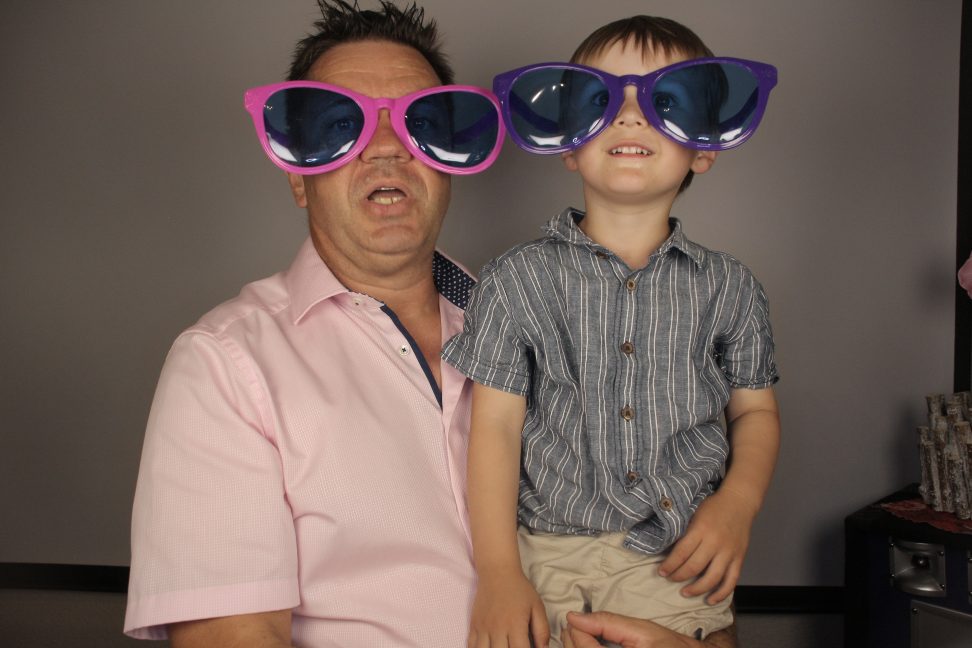
#> input picture cvml/test.JPG, 3888 x 2592 px, found by its file name (shown at 1/4 size)
$ jupyter execute --allow-errors fotobox_cvml.ipynb   (shell and % lines are left out)
#> lines starting #> are read from the running program, lines starting #| are printed output that depends on the picture; long printed decimals are rounded
<a href="https://colab.research.google.com/github/mgoetze06/fotobooth/blob/main/fotobox_cvml.ipynb" target="_parent"></a>

[cell 1]
import cv2
from skimage import io
import numpy as np
import matplotlib.pyplot as plt

[cell 2]
#face_cas = cv2.CascadeClassifier('../env/lib/python3.10/site-packages/cv2/data/haarcascade_frontalface_alt2.xml')
face_cas = cv2.CascadeClassifier(cv2.data.haarcascades + 'haarcascade_frontalface_default.xml')

[cell 3]
#cap = cv2.VideoCapture(0)
#img = cv2.imread('/content/drive/MyDrive/test.JPG', cv2.IMREAD_GRAYSCALE)
org_img = cv2.imread('/content/drive/MyDrive/test.JPG')
#> org_img is the input picture: shape (2592, 3888, 3); mean B, G, R 89.4, 96.4, 113.9
h_org,w_org,temp = org_img.shape
#> h_org = 2592; w_org = 3888; temp = 3
print(org_img.shape)
#| (2592, 3888, 3)
reduce_factor = 4
img = cv2.resize(org_img, (int(w_org/reduce_factor), int(h_org/reduce_factor)))
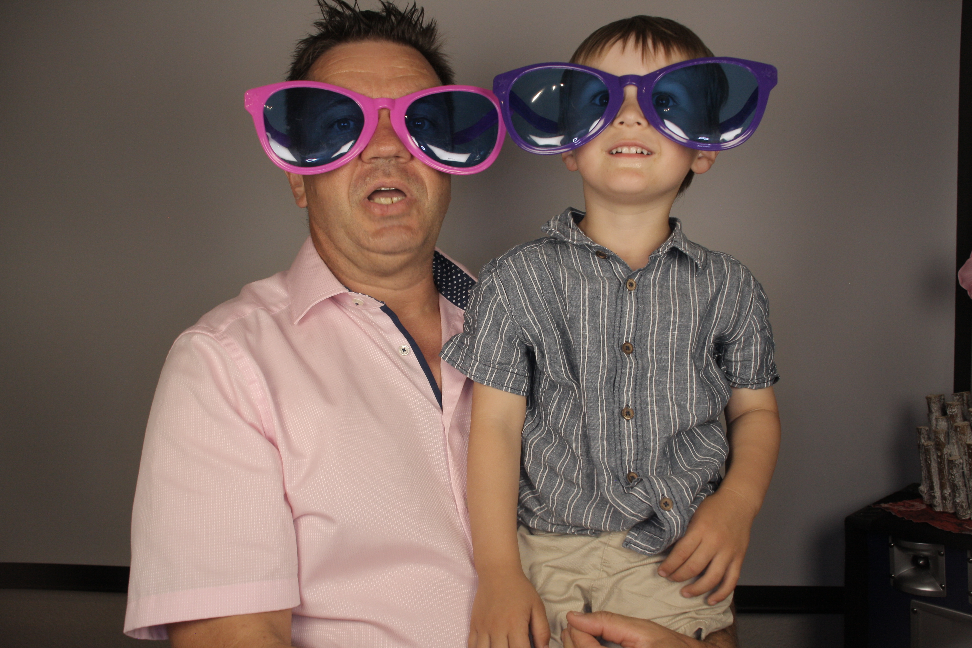
#> img: shape (648, 972, 3); mean B, G, R 89.5, 96.5, 114
img = cv2.GaussianBlur(img, (5,5), 0)
#img = cv2.imread('/path_to_image/opencv-logo.png', 0)
#cv2.imshow('image',img) not available in jupyter
#plt.imshow(img, cmap='gray')
plt.figure(figsize=(6, 4), dpi=150)
plt.imshow(img)
print(img.shape)
#| (648, 972, 3)

[cell 4]
#success, img = cap.read()
im_gray = cv2.cvtColor(img,cv2.COLOR_BGR2GRAY)
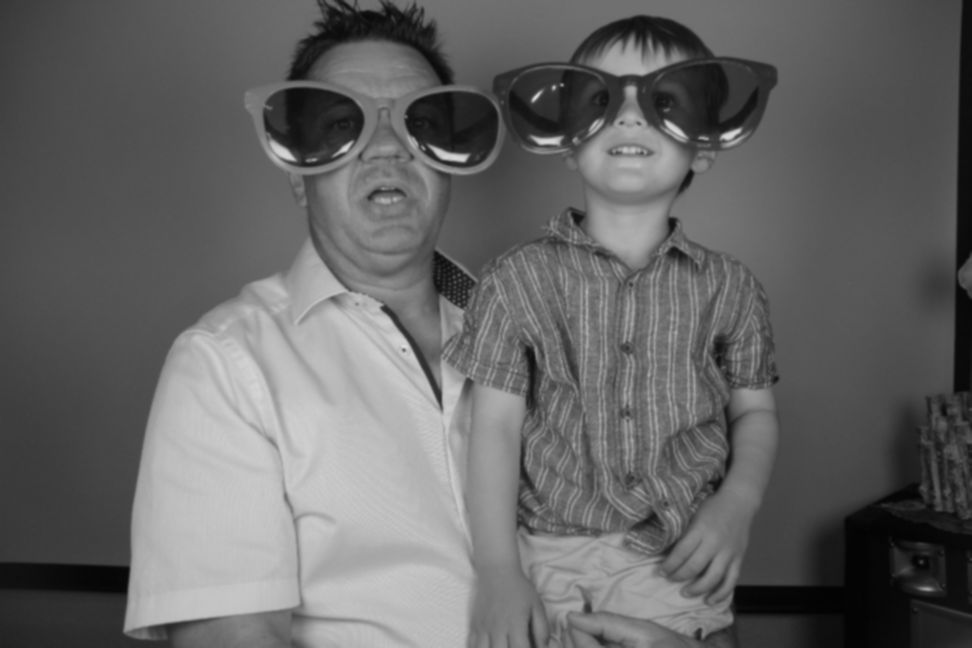
#> im_gray: shape (648, 972); min 2, max 223, mean 100.9
#face_boxes = face_cas.detectMultiScale(im_gray, scaleFactor=1.05, minNeighbors=9)
#face_boxes,rejectLevels, levelWeights = face_cas.detectMultiScale3(im_gray, scaleFactor=1.05, minNeighbors=9, outputRejectLevels=True)
#face_boxes,rejectLevels, levelWeights = face_cas.detectMultiScale3(im_gray, scaleFactor=1.2, minNeighbors=9, outputRejectLevels=True)
face_boxes,rejectLevels, levelWeights = face_cas.detectMultiScale3(im_gray, scaleFactor=1.2, minNeighbors=12, outputRejectLevels=True)
#> face_boxes = (); rejectLevels = (); levelWeights = ()
print(face_boxes)
print(rejectLevels)
print(levelWeights)

[cell 5]
i = 0
for (x, y, w, h) in face_boxes:
  cv2.rectangle(img, (x, y), (x + w, y + h), (0, 255, 0), 5)
  #cv2.rectangle(org_img,(int(x*reduce_factor), int(y*reduce_factor)),(int(x*reduce_factor + w*reduce_factor), int(y*reduce_factor + h*reduce_factor)), (0, 255, 0), 5)
  cv2.putText(img,str(levelWeights[i][0]),(x,y),2,1,(255,255,255),2,cv2.LINE_AA)
  i = i + 1
#> this loop made 0 passes
#> after the loop, i = 0
plt.figure(figsize=(12, 10), dpi=150)
plt.imshow(img, cmap='gray')
cv2.imwrite("face_detected.jpg", img)
#> Out = True


# [4 lines of commented-out code are left out]

$ run again, with cvml/collage.jpg copied over cvml/test.JPG
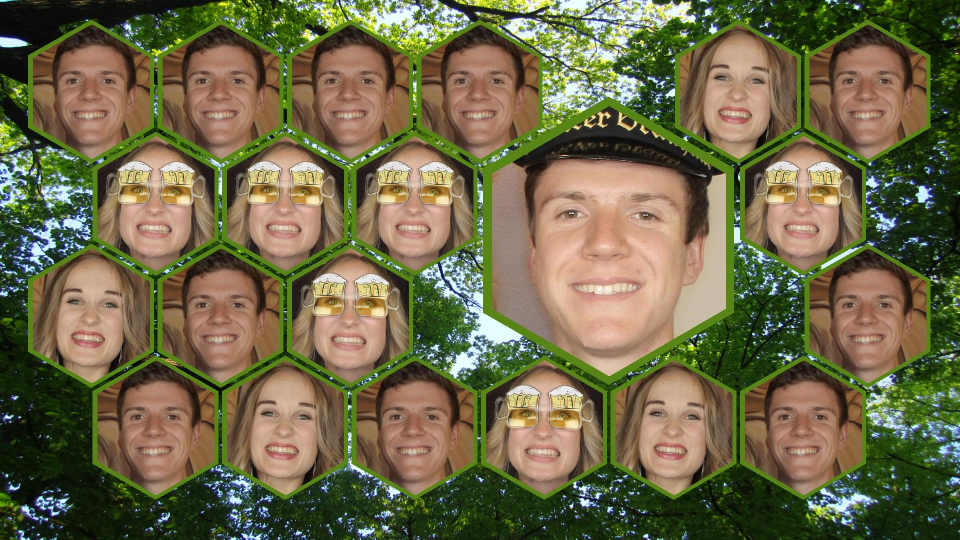
#> input picture cvml/collage.jpg, 1920 x 1080 px, found by its file name (shown at 1/2 size)
#> org_img is the input picture: shape (1080, 1920, 3); mean B, G, R 71.7, 104.1, 109.7
#| (1080, 1920, 3)
#> `img = cv2.GaussianBlur(img, (5,5), 0)`:
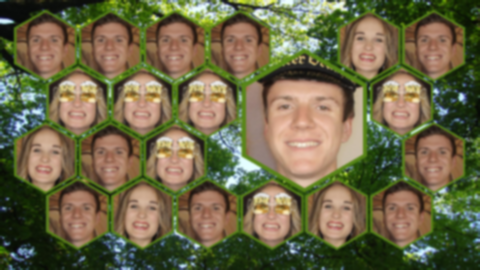
#> img: shape (270, 480, 3); mean B, G, R 71.8, 104.2, 109.8
#| (270, 480, 3)
#> `im_gray = cv2.cvtColor(img,cv2.COLOR_BGR2GRAY)`:
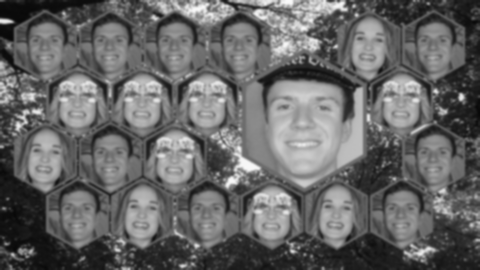
#> im_gray: shape (270, 480); min 8, max 249, mean 102.2
#> face_boxes = 21 rows, first 6: [87, 22, 47, 47], [217, 22, 48, 48], [22, 23, 47, 47], [152, 23, 47, 47], [343, 20, 51, 51], [410, 22, 48, 48]; rejectLevels = 21 values from 25 to 25; levelWeights = 21 values, max 8.86 at index 6, min 3.54 at index 15, mean 7.18
#> (printed output is left out)
#| [25 25 25 25 25 25 25 25 25 25 25 25 25 25 25 25 25 25 25 25 25]
#| [8.693 6.806   8.500 8.324 7.487 8.454
#|  8.858 7.254   8.351 7.900 8.653 6.502
#|  7.096 7.409 7.584 3.544 5.553 4.842
#|  4.814 6.318 7.913]
#> `x, y, w_box, h_box = face_boxes[0]*reduce_factor`: x = 348; y = 88; w_box = 188
#| 348 88 188 188
#> `x = x - crop_border`: x = 258
#> `y = y - crop_border`: y = -2
#> `w_box = w_box + 2*crop_border`: w_box = 368
#| 258 -2 368 368
#> cropped_img = empty array

$ run again, with cvml/face0.jpg copied over cvml/test.JPG
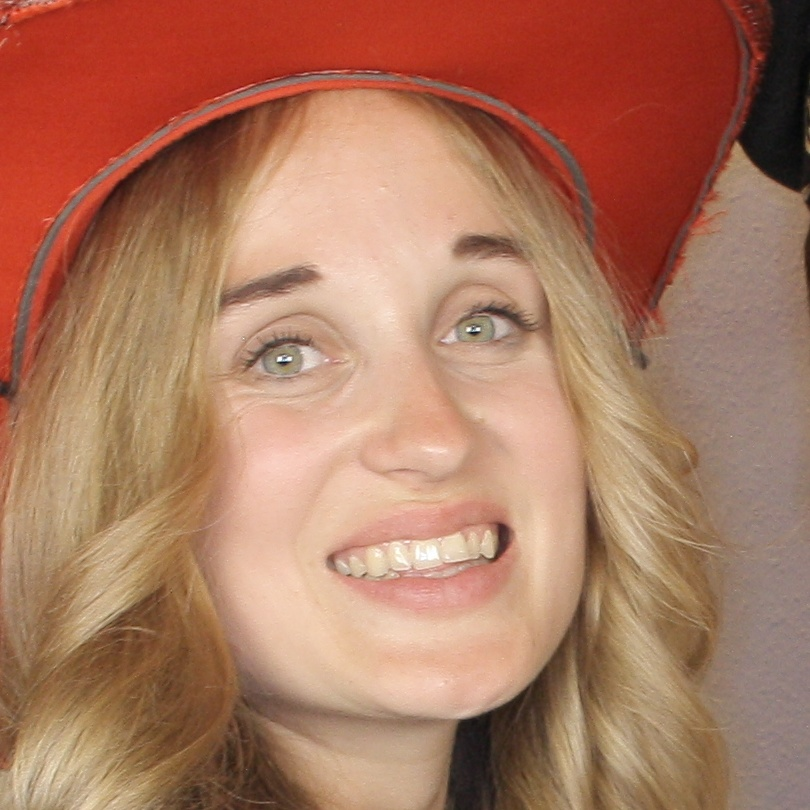
#> input picture cvml/face0.jpg, 810 x 810 px, found by its file name
#> org_img is the input picture: shape (810, 810, 3); mean B, G, R 96.1, 120.3, 171.6
#| (810, 810, 3)
#| (202, 202, 3)
#> `im_gray = cv2.cvtColor(img,cv2.COLOR_BGR2GRAY)`:
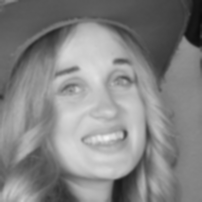
#> im_gray: shape (202, 202); min 11, max 242, mean 132.8
#> face_boxes = [[33, 33, 137, 137]]; rejectLevels = [25]; levelWeights = [8.82]
#| [[ 33  33 137 137]]
#| [25]
#| [8.817]
#> `x, y, w_box, h_box = face_boxes[0]*reduce_factor`: x = 132; w_box = 548
#| 132 132 548 548
#> `x = x - crop_border`: x = 65
#> `w_box = w_box + 2*crop_border`: w_box = 682
#| 65 65 682 682
#> `cropped_img = org_img[y:y+h_box, x:x+w_box]`:
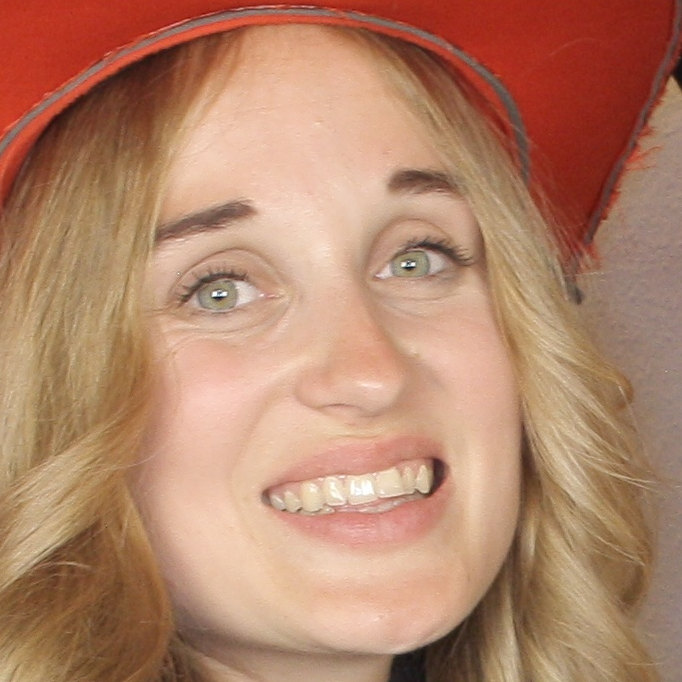
#> cropped_img: shape (682, 682, 3); mean B, G, R 105.9, 131.9, 179.3
#> Out = True

$ run again, with cvml/face1.jpg copied over cvml/test.JPG
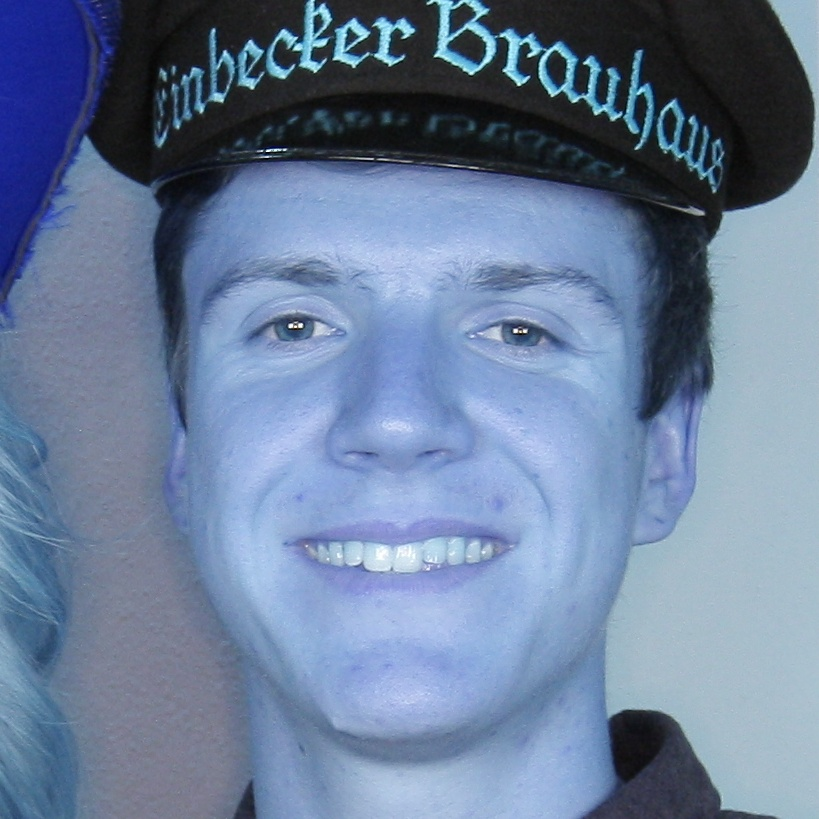
#> input picture cvml/face1.jpg, 819 x 819 px, found by its file name
#> org_img is the input picture: shape (819, 819, 3); mean B, G, R 155.4, 126.2, 106.9
#| (819, 819, 3)
#| (204, 204, 3)
#> `im_gray = cv2.cvtColor(img,cv2.COLOR_BGR2GRAY)`:
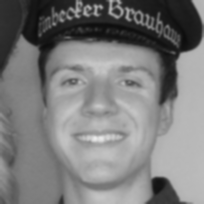
#> im_gray: shape (204, 204); min 12, max 235, mean 123.7
#> face_boxes = [[34, 34, 136, 136]]; rejectLevels = [25]; levelWeights = [6.16]
#| [[ 34  34 136 136]]
#| [25]
#| [6.161]
#> `x, y, w_box, h_box = face_boxes[0]*reduce_factor`: x = 136; w_box = 544
#| 136 136 544 544
#> `x = x - crop_border`: x = 68
#> `w_box = w_box + 2*crop_border`: w_box = 680
#| 68 68 680 680
#> `cropped_img = org_img[y:y+h_box, x:x+w_box]`:
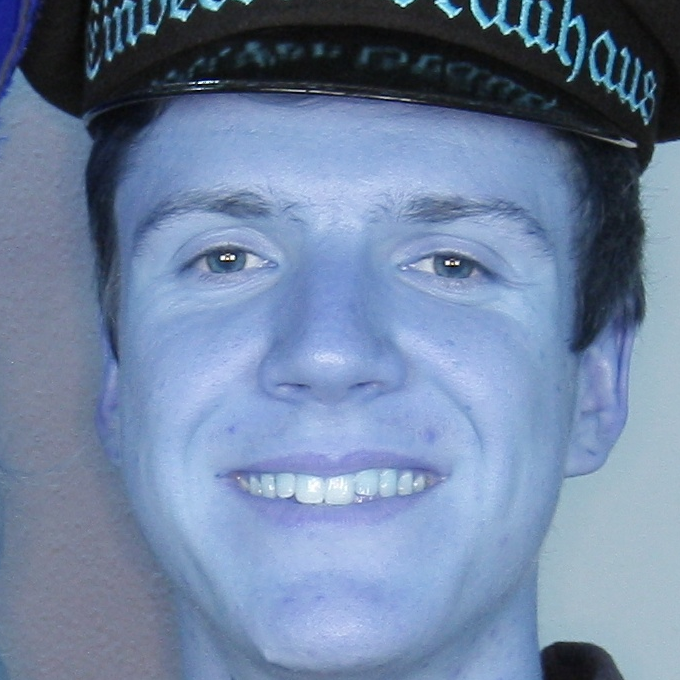
#> cropped_img: shape (680, 680, 3); mean B, G, R 162.2, 131.5, 111.7
#> Out = True
